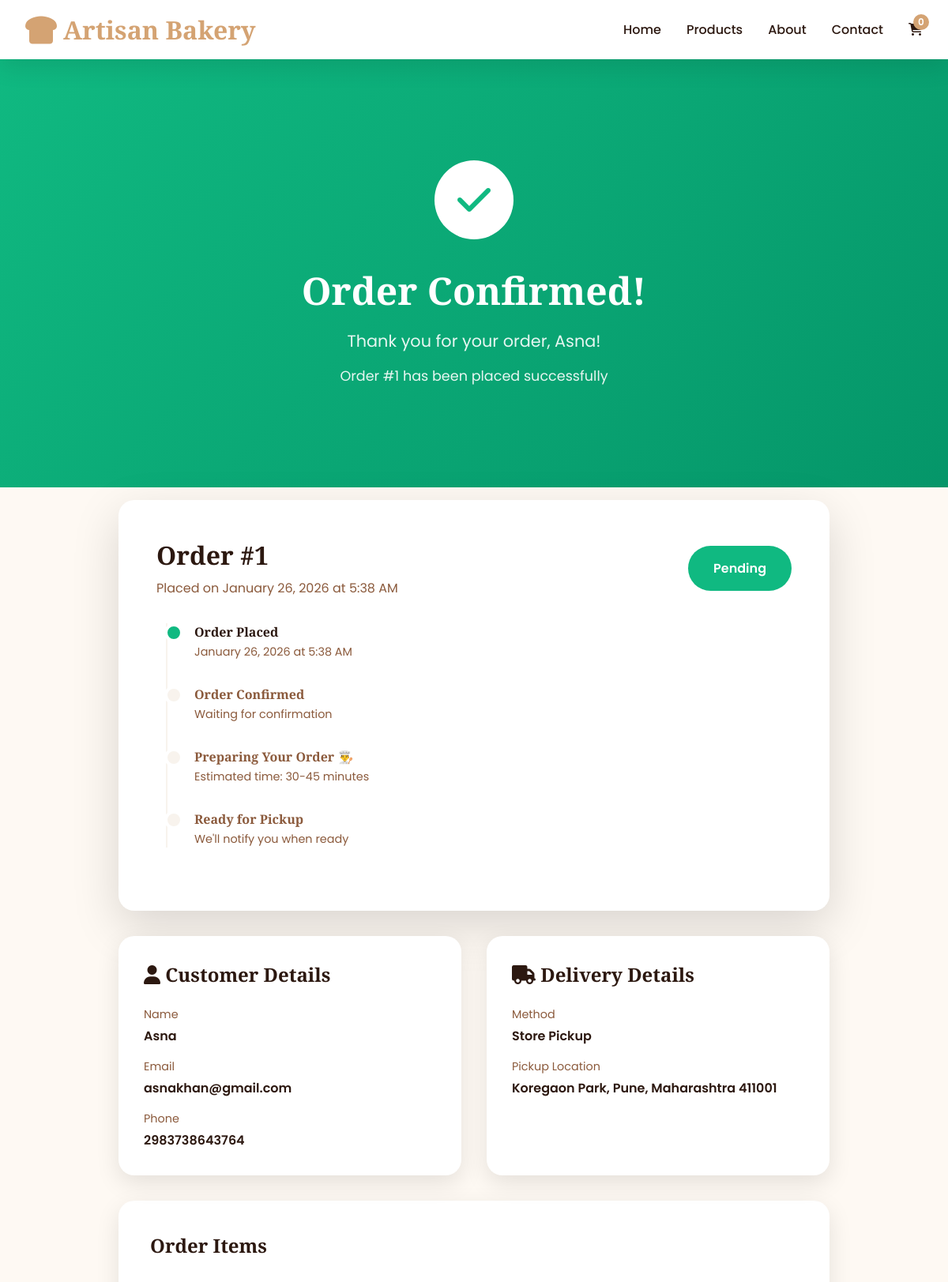
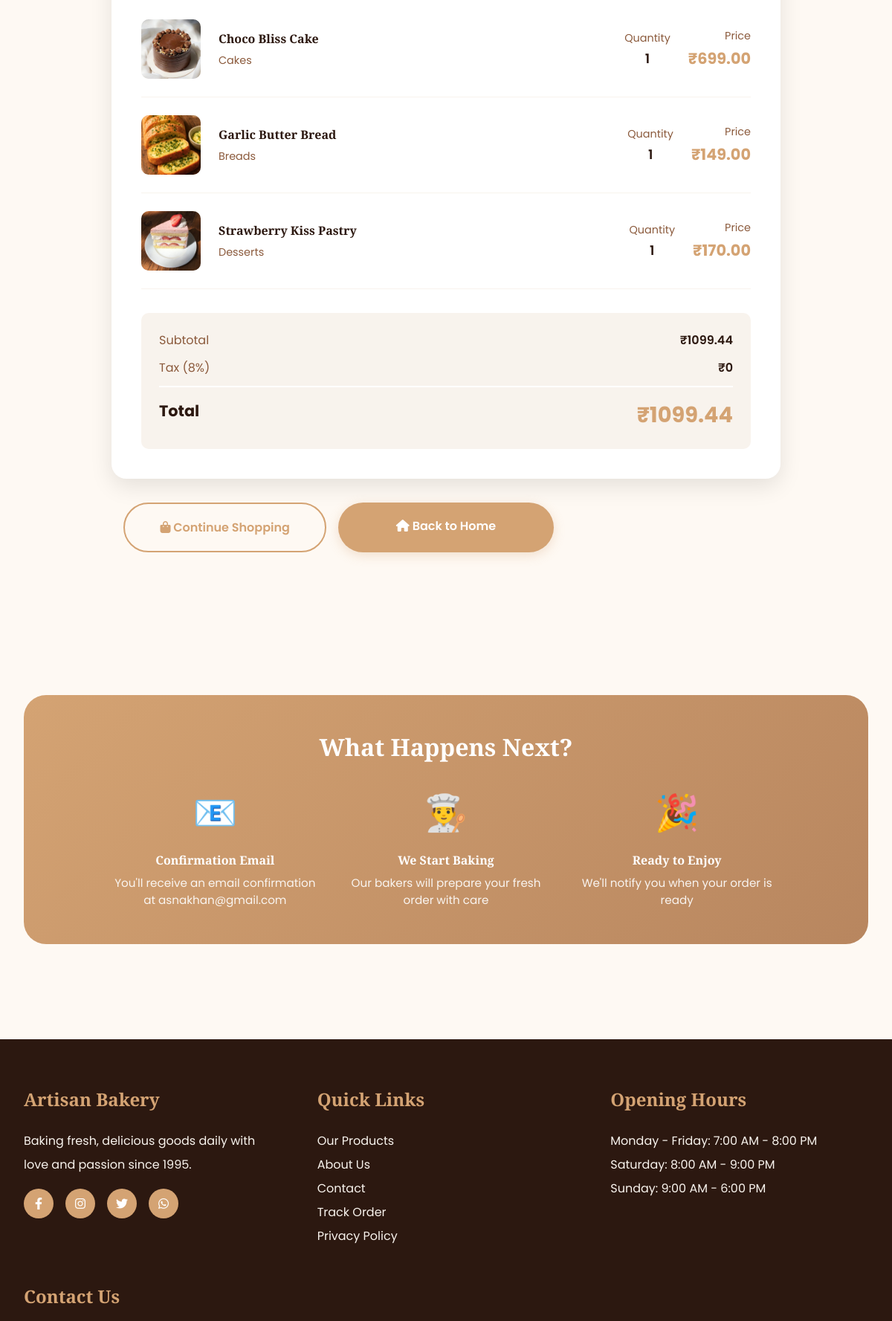
Page /order-confirmation/1/ (upper part) on the committed database (2 pictures, top to bottom).
### bakery/models.py (models this page shows, shortened)
class Order(models.Model):
    STATUS_CHOICES = [
        ('pending', 'Pending'),
        ('confirmed', 'Confirmed'),
        ('preparing', 'Preparing'),
        ('ready', 'Ready'),
        ('completed', 'Completed'),
        ('cancelled', 'Cancelled'),
    ]
    customer_name = models.CharField(max_length=100)
    customer_email = models.EmailField()
    customer_phone = models.CharField(max_length=20)
    delivery_address = models.TextField(blank=True)
    is_delivery = models.BooleanField(default=False)
    status = models.CharField(max_length=20, choices=STATUS_CHOICES, default='pending')
    total_amount = models.DecimalField(max_digits=8, decimal_places=2)
    special_instructions = models.TextField(blank=True)
    payment_method = models.CharField(max_length=20, default='cash')
    created_at = models.DateTimeField(auto_now_add=True)
    updated_at = models.DateTimeField(auto_now=True)
    class Meta:
        ordering = ['-created_at']

class OrderItem(models.Model):
    order = models.ForeignKey(Order, on_delete=models.CASCADE, related_name='items')
    product = models.ForeignKey(Product, on_delete=models.CASCADE)
    quantity = models.IntegerField(default=1)
    price = models.DecimalField(max_digits=6, decimal_places=2)
    def get_total(self):
        return self.quantity * self.price

class Product(models.Model):
    name = models.CharField(max_length=200)
    slug = models.SlugField(unique=True, blank=True)
    category = models.ForeignKey(Category, on_delete=models.CASCADE, related_name='products')
    description = models.TextField()
    ingredients = models.TextField(help_text="Comma-separated ingredients")
    price = models.DecimalField(max_digits=6, decimal_places=2)
    image = models.ImageField(upload_to='products/')
    is_featured = models.BooleanField(default=False)
    is_available = models.BooleanField(default=True)
    preparation_time = models.IntegerField(help_text="In minutes", default=30)
    created_at = models.DateTimeField(auto_now_add=True)
    updated_at = models.DateTimeField(auto_now=True)
    class Meta:
        ordering = ['-created_at']

class Category(models.Model):
    name = models.CharField(max_length=100)
    slug = models.SlugField(unique=True, blank=True)
    description = models.TextField(blank=True)
    icon = models.CharField(max_length=50, default='🍰')
    order = models.IntegerField(default=0)
    class Meta:
        verbose_name_plural = 'Categories'
        ordering = ['order', 'name']

### bakery/views.py (the view)
# urls.py: path('order-confirmation/<int:order_id>/', views.order_confirmation, name='order_confirmation'),
def order_confirmation(request, order_id):
    order = get_object_or_404(Order, id=order_id)
    context = {'order': order}
    return render(request, 'bakery/order_confirmation.html', context)

### bakery/templates/bakery/order_confirmation.html (shortened to what this page needs)
{% extends 'bakery/base.html' %}
{% block content %}
<section style="background: linear-gradient(135deg, #10b981 0%, #059669 100%); padding: 4rem 2rem; text-align: center; color: white;">
    <div class="container">
        <div style="width: 100px; height: 100px; background: white; border-radius: 50%; display: flex; align-items: center; justify-content: center; margin: 0 auto 2rem; animation: scaleIn 0.5s ease;">
            <i class="fas fa-check" style="font-size: 3rem; color: #10b981;"></i>
        </div>
        <h1 style="font-size: 3rem; margin-bottom: 1rem; color: white;">Order Confirmed!</h1>
        <p style="font-size: 1.3rem; opacity: 0.9; margin-bottom: 1rem;">Thank you for your order, {{ order.customer_name }}!</p>
        <p style="font-size: 1.1rem; opacity: 0.9;">Order #{{ order.id }} has been placed successfully</p>
    </div>
</section>
<section class="container" style="margin-top: -3rem;">
    <div style="max-width: 900px; margin: 0 auto;">
        <div style="background: white; padding: 3rem; border-radius: 20px; box-shadow: var(--shadow-lg); margin-bottom: 2rem;">
            <div style="display: flex; justify-content: space-between; align-items: center; margin-bottom: 2rem;">
                <div>
                    <h2 style="color: var(--dark); margin-bottom: 0.5rem; font-size: 2rem;">Order #{{ order.id }}</h2>
                    <p style="color: var(--secondary);">Placed on {{ order.created_at|date:"F d, Y" }} at {{ order.created_at|time:"g:i A" }}</p>
                </div>
                <div style="padding: 1rem 2rem; background: #10b981; color: white; border-radius: 50px; font-weight: 600;">
                    {% if order.status == 'ready' and order.is_delivery %}
                        Out for Delivery 🚚
                    {% elif order.status == 'ready' and not order.is_delivery %}
                        Ready for Pickup 🏪
                    {% else %}
                        {{ order.get_status_display }}
                    {% endif %}
                </div>
            </div>
            <div style="position: relative; padding-left: 3rem; margin: 2rem 0;">
                <div style="position: absolute; left: 0.75rem; top: 0; bottom: 0; width: 2px; background: var(--cream);"></div>
                <div style="position: relative; margin-bottom: 2rem;">
                    <div style="position: absolute; left: -2.4rem; width: 24px; height: 24px; background: #10b981; border-radius: 50%; border: 4px solid white;"></div>
                    <h4 style="color: var(--dark); margin-bottom: 0.25rem;">Order Placed</h4>
                    <p style="color: var(--secondary); font-size: 0.9rem;">{{ order.created_at|date:"F d, Y" }} at {{ order.created_at|time:"g:i A" }}</p>
                </div>
                <div style="position: relative; margin-bottom: 2rem;">
                    <div style="position: absolute; left: -2.4rem; width: 24px; height: 24px;
                        background: {% if order.status == 'confirmed' or order.status == 'preparing' or order.status == 'ready' or order.status == 'completed' %}#10b981{% else %}var(--cream){% endif %};
                        border-radius: 50%; border: 4px solid white;"></div>
                    <h4 style="color: {% if order.status == 'confirmed' or order.status == 'preparing' or order.status == 'ready' or order.status == 'completed' %}var(--dark){% else %}var(--secondary){% endif %}; margin-bottom: 0.25rem;">
                        Order Confirmed
                    </h4>
                    <p style="color: var(--secondary); font-size: 0.9rem;">
                        {% if order.status == 'confirmed' or order.status == 'preparing' or order.status == 'ready' or order.status == 'completed' %}
                            Your order has been confirmed!
                        {% else %}
                            Waiting for confirmation
                        {% endif %}
                    </p>
                </div>
                <div style="position: relative; margin-bottom: 2rem;">
                    <div style="position: absolute; left: -2.4rem; width: 24px; height: 24px;
                        background: {% if order.status == 'preparing' or order.status == 'ready' or order.status == 'completed' %}#10b981{% else %}var(--cream){% endif %};
                        border-radius: 50%; border: 4px solid white;"></div>
                    <h4 style="color: {% if order.status == 'preparing' or order.status == 'ready' or order.status == 'completed' %}var(--dark){% else %}var(--secondary){% endif %}; margin-bottom: 0.25rem;">
                        Preparing Your Order 👨‍🍳
                    </h4>
                    <p style="color: var(--secondary); font-size: 0.9rem;">
                        {% if order.status == 'preparing' or order.status == 'ready' or order.status == 'completed' %}
                            Our chefs are baking for you! 🍰
                        {% else %}
                            Estimated time: 30-45 minutes
                        {% endif %}
                    </p>
                </div>
                <div style="position: relative;">
                    <div style="position: absolute; left: -2.4rem; width: 24px; height: 24px;
                        background: {% if order.status == 'ready' or order.status == 'completed' %}#10b981{% else %}var(--cream){% endif %};
                        border-radius: 50%; border: 4px solid white;"></div>
                    <h4 style="color: {% if order.status == 'ready' or order.status == 'completed' %}var(--dark){% else %}var(--secondary){% endif %}; margin-bottom: 0.25rem;">
                        {% if order.is_delivery %}
                            Out for Delivery
                        {% else %}
                            Ready for Pickup
                        {% endif %}
                    </h4>
                    <p style="color: var(--secondary); font-size: 0.9rem;">
                        {% if order.status == 'ready' or order.status == 'completed' %}
                            {% if order.is_delivery %}Your order is on the way! 🎉{% else %}Your order is ready! Please come pick it up! 🎉{% endif %}
                        {% else %}
                            We'll notify you when ready
                        {% endif %}
                    </p>
                </div>
            </div>
        </div>
        <div style="display: grid; grid-template-columns: 1fr 1fr; gap: 2rem; margin-bottom: 2rem;">
            <div style="background: white; padding: 2rem; border-radius: 20px; box-shadow: var(--shadow);">
                <h3 style="color: var(--dark); margin-bottom: 1.5rem; font-size: 1.5rem;">
                    <i class="fas fa-user"></i> Customer Details
                </h3>
                <div style="margin-bottom: 1rem;">
                    <p style="color: var(--secondary); font-size: 0.9rem; margin-bottom: 0.25rem;">Name</p>
                    <p style="color: var(--dark); font-weight: 600;">{{ order.customer_name }}</p>
                </div>
                <div style="margin-bottom: 1rem;">
                    <p style="color: var(--secondary); font-size: 0.9rem; margin-bottom: 0.25rem;">Email</p>
                    <p style="color: var(--dark); font-weight: 600;">{{ order.customer_email }}</p>
                </div>
                <div>
                    <p style="color: var(--secondary); font-size: 0.9rem; margin-bottom: 0.25rem;">Phone</p>
                    <p style="color: var(--dark); font-weight: 600;">{{ order.customer_phone }}</p>
                </div>
            </div>
            <div style="background: white; padding: 2rem; border-radius: 20px; box-shadow: var(--shadow);">
                <h3 style="color: var(--dark); margin-bottom: 1.5rem; font-size: 1.5rem;">
                    <i class="fas fa-truck"></i> Delivery Details
                </h3>
                <div style="margin-bottom: 1rem;">
                    <p style="color: var(--secondary); font-size: 0.9rem; margin-bottom: 0.25rem;">Method</p>
                    <p style="color: var(--dark); font-weight: 600;">
                        {% if order.is_delivery %}Home Delivery{% else %}Store Pickup{% endif %}
                    </p>
                </div>
                {% if order.is_delivery %}
                <div>
                    <p style="color: var(--secondary); font-size: 0.9rem; margin-bottom: 0.25rem;">Address</p>
                    <p style="color: var(--dark); font-weight: 600;">{{ order.delivery_address }}</p>
                </div>
                {% else %}
                <div>
                    <p style="color: var(--secondary); font-size: 0.9rem; margin-bottom: 0.25rem;">Pickup Location</p>
                    <p style="color: var(--dark); font-weight: 600;">Koregaon Park, Pune, Maharashtra 411001</p>
                </div>
                {% endif %}
            </div>
        </div>
        <div style="background: white; padding: 2.5rem; border-radius: 20px; box-shadow: var(--shadow); margin-bottom: 2rem;">
            <h3 style="color: var(--dark); margin-bottom: 2rem; font-size: 1.5rem;">Order Items</h3>
            {% for item in order.items.all %}
            <div style="display: grid; grid-template-columns: 80px 1fr auto auto; gap: 1.5rem; padding: 1.5rem 0; border-bottom: 1px solid var(--cream); align-items: center;">
                <div style="width: 80px; height: 80px; border-radius: 10px; overflow: hidden; background: var(--cream);">
                    {% if item.product.image %}
                    <img src="{{ item.product.image.url }}" alt="{{ item.product.name }}" style="width: 100%; height: 100%; object-fit: cover;">
                    {% endif %}
                </div>
                <div>
                    <h4 style="color: var(--dark); margin-bottom: 0.5rem;">{{ item.product.name }}</h4>
                    <p style="color: var(--secondary); font-size: 0.9rem;">{{ item.product.category.name }}</p>
                </div>
                <div style="text-align: center;">
                    <p style="color: var(--secondary); font-size: 0.9rem; margin-bottom: 0.25rem;">Quantity</p>
                    <p style="color: var(--dark); font-weight: 600; font-size: 1.1rem;">{{ item.quantity }}</p>
                </div>
                <div style="text-align: right;">
                    <p style="color: var(--secondary); font-size: 0.9rem; margin-bottom: 0.25rem;">Price</p>
                    <p style="color: var(--primary); font-weight: 700; font-size: 1.3rem;">₹{{ item.get_total }}</p>
                </div>
            </div>
            {% endfor %}
            <div style="margin-top: 2rem; padding: 1.5rem; background: var(--cream); border-radius: 10px;">
                <div style="display: flex; justify-content: space-between; margin-bottom: 0.75rem;">
                    <span style="color: var(--secondary);">Subtotal</span>
                    <span style="color: var(--dark); font-weight: 600;">₹{{ order.total_amount }}</span>
                </div>
                <div style="display: flex; justify-content: space-between; margin-bottom: 0.75rem;">
                    <span style="color: var(--secondary);">Tax (8%)</span>
                    <span style="color: var(--dark); font-weight: 600;">₹{% widthratio order.total_amount 1 0.08 %}</span>
                </div>
                <div style="display: flex; justify-content: space-between; padding-top: 1rem; border-top: 2px solid white;">
                    <span style="color: var(--dark); font-weight: 700; font-size: 1.3rem;">Total</span>
                    <span style="color: var(--primary); font-weight: 700; font-size: 1.8rem;">₹{{ order.total_amount }}</span>
                </div>
            </div>
        </div>
        <div style="display:grid;grid-template-columns:1fr 1fr 1fr;gap:1rem;">
            <a href="{% url 'products' %}" class="btn btn-secondary" style="text-align:center;padding:1.2rem;">
                <i class="fas fa-shopping-bag"></i> Continue Shopping
            </a>
            <a href="{% url 'home' %}" class="btn btn-primary" style="text-align:center;padding:1.2rem;">
                <i class="fas fa-home"></i> Back to Home
            </a>
        </div>
    </div>
</section>
<section class="container" style="margin-top: 4rem;">
    <div style="background: linear-gradient(135deg, var(--primary) 0%, var(--primary-dark) 100%); padding: 3rem; border-radius: 30px; text-align: center; color: white;">
        <h2 style="font-size: 2rem; margin-bottom: 1rem; color: white;">What Happens Next?</h2>
        <div style="display: grid; grid-template-columns: repeat(3, 1fr); gap: 2rem; margin-top: 2rem; max-width: 900px; margin-left: auto; margin-right: auto;">
            <div style="text-align: center;">
                <div style="font-size: 3rem; margin-bottom: 1rem;">📧</div>
                <h4 style="margin-bottom: 0.5rem; color: white;">Confirmation Email</h4>
                <p style="opacity: 0.9; font-size: 0.95rem;">You'll receive an email confirmation at {{ order.customer_email }}</p>
            </div>
            <div style="text-align: center;">
                <div style="font-size: 3rem; margin-bottom: 1rem;">👨‍🍳</div>
                <h4 style="margin-bottom: 0.5rem; color: white;">We Start Baking</h4>
                <p style="opacity: 0.9; font-size: 0.95rem;">Our bakers will prepare your fresh order with care</p>
            </div>
            <div style="text-align: center;">
                <div style="font-size: 3rem; margin-bottom: 1rem;">🎉</div>
                <h4 style="margin-bottom: 0.5rem; color: white;">Ready to Enjoy</h4>
                <p style="opacity: 0.9; font-size: 0.95rem;">We'll notify you when your order is ready</p>
            </div>
        </div>
    </div>
</section>
{% endblock %}

### rows in the picture
Order: customer_name "Asna", id "1", created_at "January 26, 2026", created_at "5:38 AM", status "Pending", customer_email "asnakhan@gmail.com", customer_phone "2983738643764", total_amount "1099.44", total_amount "0"
OrderItem: product.image (picture), product.name "Choco Bliss Cake", product.category.name "Cakes", quantity "1", get_total "699.00"
OrderItem: product.image (picture), product.name "Garlic Butter Bread", product.category.name "Breads", quantity "1", get_total "149.00"
OrderItem: product.image (picture), product.name "Strawberry Kiss Pastry", product.category.name "Desserts", quantity "1", get_total "170.00"
